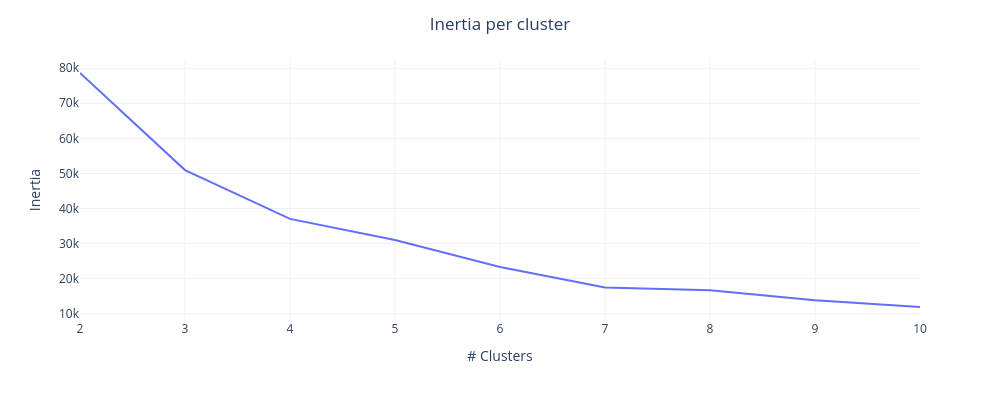

The cell this chart's notebook holds for it:
### Markdown cell above
## 2C. Elbow

### Code cell
# -----------------------------------------------------------------------------
# CHECKING ELBOW RESULT
# -----------------------------------------------------------------------------

X = sample_df[['Lat', 'Lon']]

# Initialize StandardScaler
# StandardScaler will substract mean and divide by standard deviation to each observation
sc = StandardScaler()

# Apply StandardScaler to X
X = sc.fit_transform(X)

# Visualize first five rows
# Standard scaler transform X as numpy array. Therefore you can't use .head()
X[:5]


# Let's create a loop that will collect the Within-sum-of-square (wcss) for each value K
# Let's use .inertia_ parameter to get the within sum of square value for each value K
wcss =  []
k = []
for i in range (2, 11):
    kmeans = KMeans(n_clusters = i, random_state = 0, n_init = 'auto')
    kmeans.fit(X)
    wcss.append(kmeans.inertia_)
    k.append(i)
    print('WCSS for K={} --> {}'.format(i, wcss[-1]))



# Create DataFrame
wcss_frame = pd.DataFrame(wcss)
k_frame = pd.Series(k)

# Create figure
fig= px.line(
    wcss_frame,
    x=k_frame,
    y=wcss_frame.iloc[:,-1]
)

# Create title and axis labels
fig.update_layout(
    yaxis_title='Inertia',
    xaxis_title='# Clusters',
    height=400,
    width=1000,
    title=dict(
    text='Inertia per cluster',
    x=0.5,
    xanchor='center' 
    )
)

# Render
#fig.show(renderer='notebook')
fig.show() # if using workspace

### Figure 1 — Plotly figure (JSON) as saved in the notebook; plotly's stock layout.template omitted (floating-point values rounded to 4 significant figures)
{"data": [{"hovertemplate": "x=%{x}<br>0=%{y}<extra></extra>", "legendgroup": "", "line": {"color": "#636efa", "dash": "solid"}, "marker": {"symbol": "circle"}, "mode": "lines", "name": "", "orientation": "v", "showlegend": false, "type": "scatter", "x": [2, 3, 4, 5, 6, 7, 8, 9, 10], "xaxis": "x", "y": [78630.0, 50970.0, 37050.0, 31030.0, 23340.0, 17480.0, 16740.0, 13860.0, 11930.0], "yaxis": "y"}], "layout": {"height": 400, "legend": {"tracegroupgap": 0}, "margin": {"t": 60}, "title": {"text": "Inertia per cluster", "x": 0.5, "xanchor": "center"}, "width": 1000, "xaxis": {"anchor": "y", "domain": [0, 1], "title": {"text": "# Clusters"}}, "yaxis": {"anchor": "x", "domain": [0, 1], "title": {"text": "Inertia"}}}}
